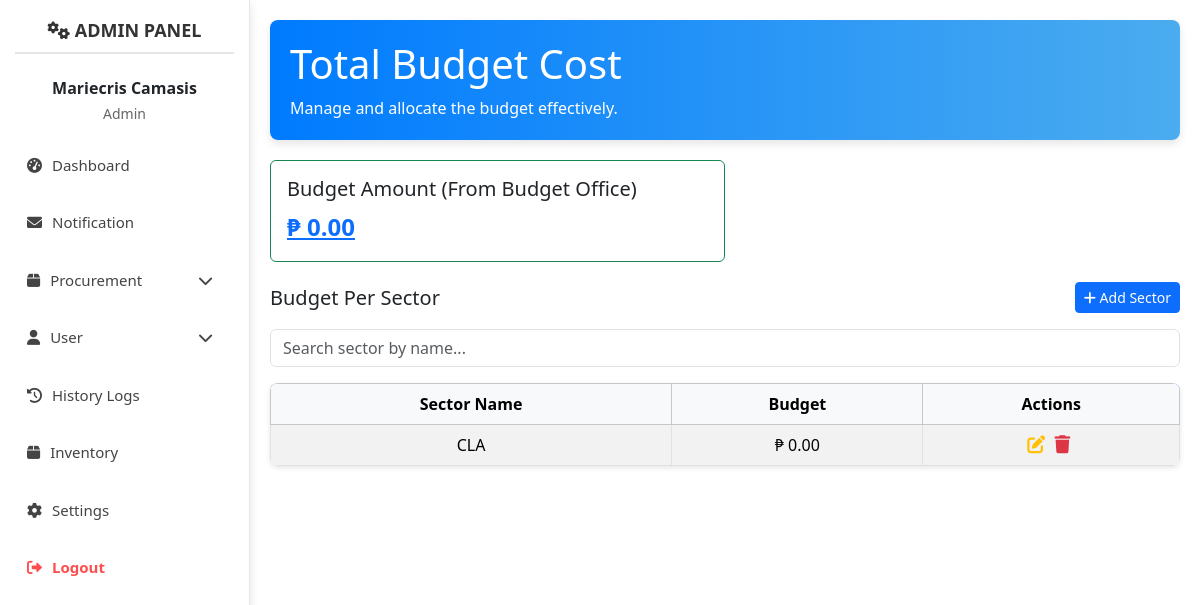
/admin/total_budget_cost.php (signed in), run on the app's committed database.
### tables this page shows
CREATE TABLE `budget_amount` (
  `id` int(11) NOT NULL,
  `amount` decimal(15,2) NOT NULL,
  `created_at` timestamp NOT NULL DEFAULT current_timestamp()
);

CREATE TABLE `sector` (
  `id` int(11) NOT NULL,
  `name` varchar(255) NOT NULL,
  `budget` decimal(15,2) NOT NULL,
  `created_at` timestamp NOT NULL DEFAULT current_timestamp(),
  `updated_at` timestamp NOT NULL DEFAULT current_timestamp() ON UPDATE current_timestamp()
);

### admin/total_budget_cost.php (the view, shortened to what this page needs)
<?php
require_once '../admin/src/config/pdo.php';
$query = "SELECT amount FROM budget_amount ORDER BY created_at DESC LIMIT 1";
$stmt = $pdo->prepare($query);
$stmt->execute();
$latestBudget = $stmt->fetch(PDO::FETCH_ASSOC)['amount'] ?? 0;
$query = "SELECT * FROM sector";
$stmt = $pdo->prepare($query);
$stmt->execute();
$sectors = $stmt->fetchAll(PDO::FETCH_ASSOC);
?>
<!DOCTYPE html>
<html lang="en">
<head>
    <link rel="stylesheet" href="https://cdn.jsdelivr.net/npm/bootstrap@5.3.3/dist/css/bootstrap.min.css">
    <link rel="stylesheet" href="https://cdnjs.cloudflare.com/ajax/libs/font-awesome/6.0.0-beta3/css/all.min.css">
    <link rel="stylesheet" href="src/css/pr.css">
</head>
<body>
    <div class="d-flex">
        <?php include 'sidebar.php'; ?>
        <div class="content flex-grow-1 animate__animated animate__fadeIn">
            <div class="header-card">
                <h1 class="mb-2">Total Budget Cost</h1>
                <p class="mb-0">Manage and allocate the budget effectively.</p>
            </div>
            <div class="col-md-6">
                <div class="card border-success">
                    <div class="card-body">
                        <h5 class="card-title">Budget Amount (From Budget Office)</h5>
                        <p class="card-text text-primary fw-bold fs-4">
                            <span id="budget-amount" style="cursor: pointer; text-decoration: underline;">
                                ₱ <?php echo number_format($latestBudget, 2); ?>
                            </span>
                        </p>
                    </div>
                </div>
            </div>
            <div class="table-section">
                <h5 class="mb-3 d-flex justify-content-between align-items-center">
                    Budget Per Sector
                    <button class="btn btn-sm btn-primary add-sector-btn">
                        <i class="fas fa-plus"></i> Add Sector
                    </button>
                </h5>
                <div class="mb-3">
                    <input type="text" id="search-bar" class="form-control" placeholder="Search sector by name...">
                </div>
                <table class="table table-striped table-hover table-bordered">
                    <thead class="table-light">
                        <tr>
                            <th>Sector Name</th>
                            <th>Budget</th>
                            <th>Actions</th>
                        </tr>
                    </thead>
                    <tbody id="sector-table">
                        <?php foreach ($sectors as $sector): ?>
                            <tr>
                                <td><?php echo htmlspecialchars($sector['name']); ?></td>
                                <td>₱ <?php echo number_format($sector['budget'], 2); ?></td>
                                <td class="action-buttons">
                                    <i class="fas fa-edit text-warning edit-btn" title="Edit" data-id="<?php echo $sector['id']; ?>" data-name="<?php echo htmlspecialchars($sector['name']); ?>" data-budget="<?php echo $sector['budget']; ?>"></i>
                                    <i class="fas fa-trash text-danger" title="Delete" data-id="<?php echo $sector['id']; ?>"></i>
                                </td>
                            </tr>
                        <?php endforeach; ?>
                    </tbody>
                </table>
            </div>
        </div>
    </div>
</body>
</html>

### admin/src/css/pr.css (style rules this page uses)
body { background-color: #f8f9fa; }
.content { margin-left: 250px; padding: 20px; }
.header-card { background: linear-gradient(90deg, #007bff, #4bacef); color: white; padding: 20px; border-radius: 8px; margin-bottom: 20px; box-shadow: 0 4px 8px rgba(0, 0, 0, 0.1); }
table { box-shadow: 0 2px 5px rgba(0, 0, 0, 0.1); border-radius: 8px; overflow: hidden; }
table thead { background-color: #007bff; color: white; }
table td, table th { text-align: center; vertical-align: middle; }
.btn { border-radius: 30px; }

### admin/total_budget_cost.php (style rules this page uses)
.content { margin-left: 250px; padding: 20px; }
.header-card { background: linear-gradient(90deg, #007bff, #4bacef); color: white; padding: 20px; border-radius: 8px; margin-bottom: 20px; box-shadow: 0 4px 8px rgba(0, 0, 0, 0.1); }
.table-section { margin-top: 20px; }
.action-buttons i { font-size: 18px; cursor: pointer; margin-right: 5px; }
.add-sector-btn { float: right; }

### data on the page
budget_amount: amount "0.00"
sector: name "CLA", budget "0.00"

### other printed values
$first_name . ' ' . $last_name "Mariecris Camasis"
